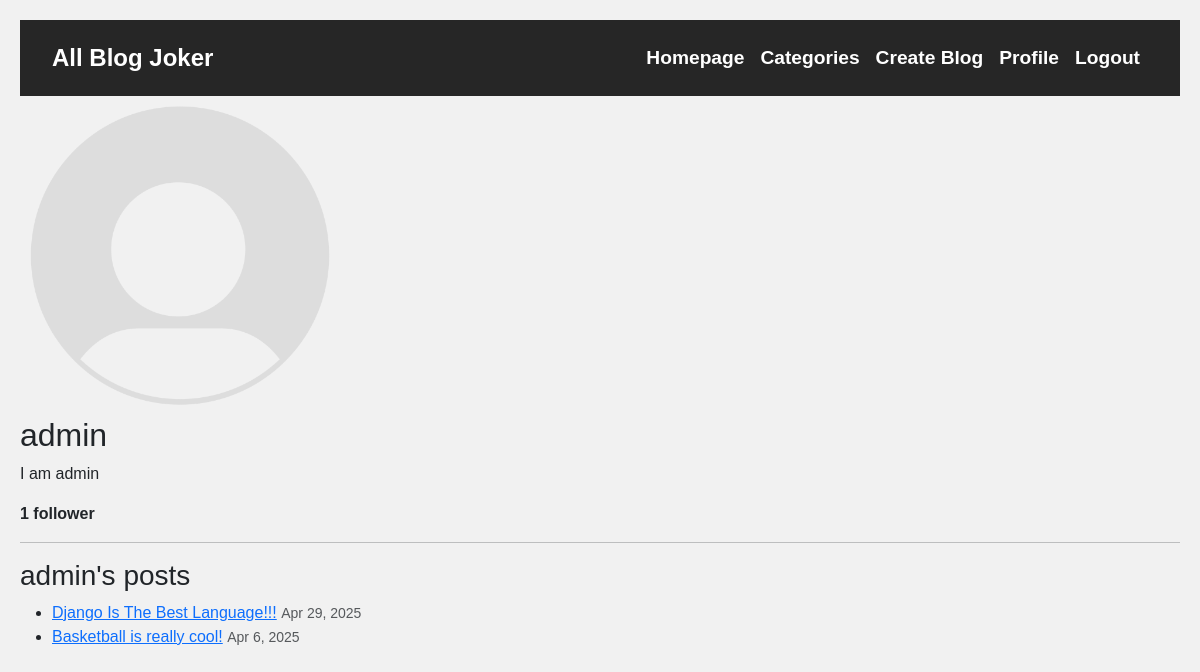
The app's page /user/admin/ (signed in) with its own data.
### main/models.py (models this page shows, shortened)
class Profile(models.Model):
    user = models.OneToOneField(User, on_delete=models.CASCADE, null=True)
    bio = models.TextField(blank=True)
    followers = models.ManyToManyField(User, related_name="followers", blank=True)
    image = models.ImageField(upload_to=('profile_p/'), default='profile_p/default.png')
    def total_followers(self):
        return self.followers.count()

class BlogPost(models.Model):
    user = models.ForeignKey(User, on_delete=models.CASCADE)
    category = models.ForeignKey(Category, on_delete=models.CASCADE)
    title = models.CharField(max_length=200)
    blog_image = models.ImageField(upload_to=('blog_images/'))
    description = models.TextField()
    date = models.DateTimeField(auto_now_add=True)
    likes = models.ManyToManyField(User, related_name="liked_posts", blank=True)

### main/views.py (the view)
# urls.py: path("user/<str:username>/", views.profile_detail, name="profile_detail"),
@login_required
def profile_detail(request, username):
    owner = User.objects.filter(
        username=username
    ).first()  # returns None if User not found which you can debug later on with
    if not owner:
        raise Http404("User not found")
    try:
        profile = owner.profile
    except Profile.DoesNotExist:
        raise Http404("Profile not found")
    is_following = profile.followers.filter(id=request.user.id).exists()
    if (
        request.method == "POST" and owner != request.user
    ):  # follow button if owner is NOT currently logged in user
        if is_following:
            profile.followers.remove(request.user)
        else:
            profile.followers.add(request.user)
        return redirect(f"/user/{username}/")
    posts = BlogPost.objects.filter(user=owner).order_by("-id")
    return render(
        request,
        "user_profile.html",
        {
            "owner": owner,
            "profile": profile,
            "posts": posts,
            "is_following": is_following,
        },
    )

### main/templates/user_profile.html (shortened to what this page needs)
{% extends "base.html" %}
{% load static %}
{% block body %}
<div class="profile-card">
  <img src="{{ profile.image.url }}" alt="{{ owner.username }} avatar"
       class="avatar" style="max-width: 300px;margin: 10px;">
  <h2>{{ owner.username }}</h2>
  <p>{{ profile.bio }}</p>
  <p><strong>{{ profile.total_followers }} follower{{ profile.total_followers|pluralize }}</strong></p>
</div>
<hr>
<h3>{{ owner.username }}'s posts</h3>
<ul class="post-list">
  {% for post in posts %}
    <li>
      <a href="{% url 'blog_post_details' post.pk %}">{{ post.title }}</a>
      <small class="text-muted">{{ post.date|date:"M j, Y" }}</small>
    </li>
  {% empty %}
    <li>No posts yet.</li>
  {% endfor %}
</ul>
{% endblock %}

### static/styles.css (style rules this page uses)
* { box-sizing: border-box; }
body { font-family: Arial; padding: 20px; background: #f1f1f1; }

### records on screen
Profile: image (placeholder picture), bio "I am admin", total_followers "1"
BlogPost: title "Django Is The Best Language!!!", date "Apr 29, 2025"
BlogPost: title "Basketball is really cool!", date "Apr 6, 2025"

### other values on screen
{{ owner.username }} "admin"
